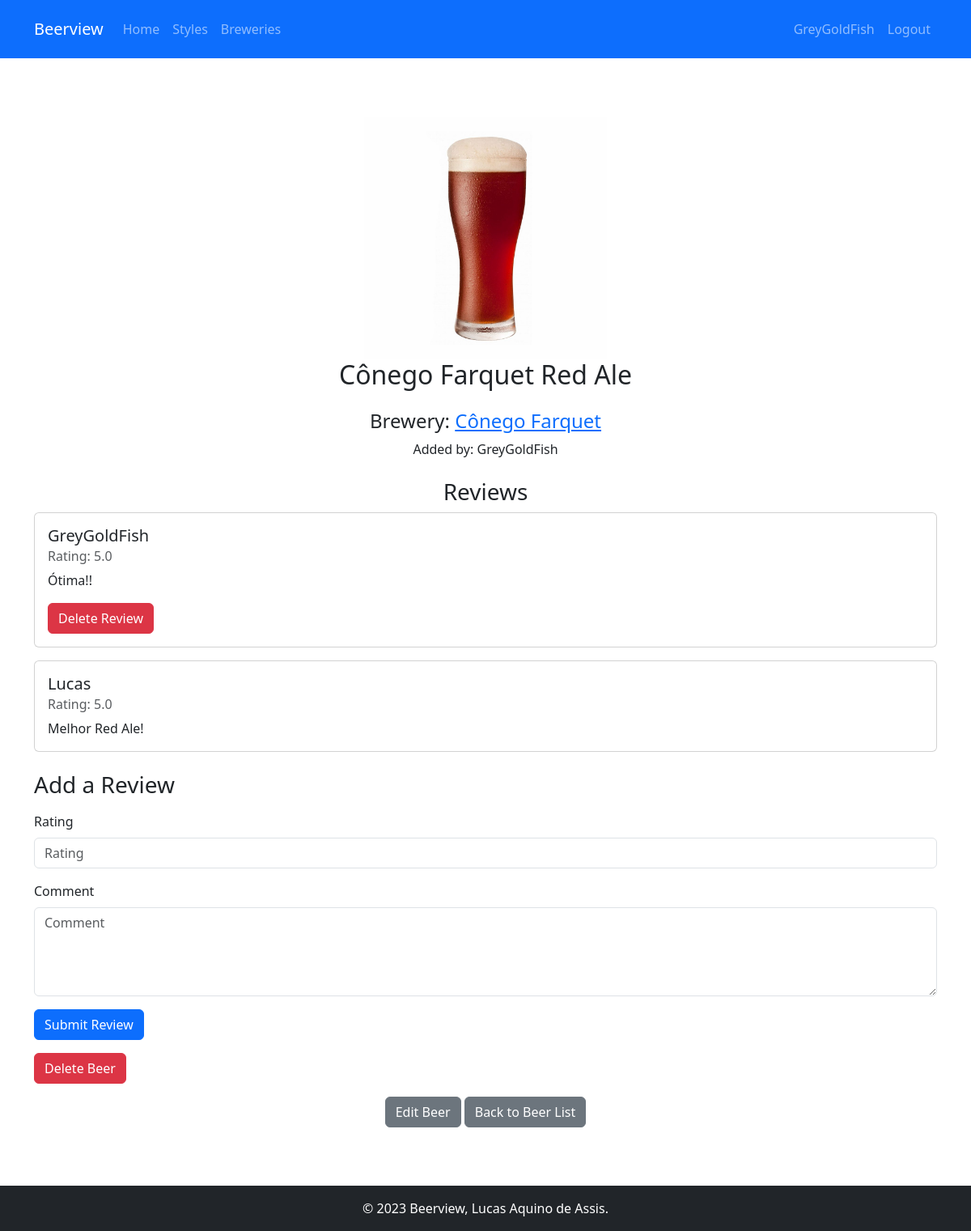
The app's page /beer/1/ (signed in) with its own data.
### beerview/models.py (models this page shows, shortened)
class Beer(models.Model):
    name = models.CharField(max_length=200)
    picture = models.ImageField(upload_to='beers/pictures/')
    brewery = models.ForeignKey(
        Brewery,
        on_delete=models.CASCADE,
        related_name="beers"
    )
    user = models.ForeignKey(
        'auth.User',
        on_delete=models.SET_NULL,
        null=True
    )
    style = models.ForeignKey(
        BeerStyle,
        on_delete=models.SET_NULL,
        null=True,
        related_name="beers"
    )
    abv = models.DecimalField(
        _("ABV"),
        max_digits=3,
        decimal_places=1,
        help_text=_("Alcohol By Volume"),
        validators=[MinValueValidator(Decimal('0.00'))]
    )
    ibu = models.PositiveIntegerField(
        _("IBU"),
        null=True,
        blank=True,
        help_text=_("International Bitterness Units")
    )
    srm = models.PositiveIntegerField(
        _("SRM"),
        null=True,
        blank=True,
        help_text=_("Standard Reference Method - color")
    )
    description = models.TextField(blank=True)

class Brewery(models.Model):
    name = models.CharField(max_length=255)
    picture = models.ImageField(upload_to='breweries/pictures/')
    address = models.OneToOneField(
        Address,
        on_delete=models.CASCADE
    )
    user = models.ForeignKey(
        'auth.User',
        on_delete=models.SET_NULL,
        null=True
    )
    class Meta:
        verbose_name_plural = "breweries"

class Review(models.Model):
    date_created = models.DateTimeField(auto_now_add=True)
    beer = models.ForeignKey(
        Beer,
        on_delete=models.CASCADE,
        related_name="reviews"
    )
    user = models.ForeignKey(
        'auth.User',
        on_delete=models.SET_NULL,
        null=True
    )
    rating = models.DecimalField(
        max_digits=2,
        decimal_places=1,
        validators=[
            MinValueValidator(Decimal('0.00')),
            MaxValueValidator(Decimal('5.00'))
            ]
    )
    comment = models.TextField()

### beerview/views.py (the view)
# urls.py: path('beer/<int:beer_id>/', views.beer_details, name='beer_details'),
def beer_details(request, beer_id):
    beer = get_object_or_404(Beer, pk=beer_id)
    reviews = beer.reviews.all()
    if request.method == "POST":
        form = ReviewForm(request.POST)
        if form.is_valid():
            review = form.save(commit=False)
            review.beer = beer
            review.user = request.user  # Assuming the user is authenticated
            review.save()
            return redirect('beer_details', beer_id=beer.id)
    else:
        form = ReviewForm()
    return render(request, 'beerview/beer_details.html', {'beer': beer, 'reviews': reviews, 'form': form})

### beerview/forms.py (shortened to what this page needs)
class ReviewForm(forms.ModelForm):
    class Meta:
        model = Review
        fields = ['rating', 'comment']
        widgets = {
            'rating': forms.NumberInput(attrs={
                'step': '0.1',
                'min': '0',
                'max': '5',
                'class': 'form-control',  # Bootstrap class
            }),
            'comment': forms.Textarea(attrs={
                'rows': 4,
                'cols': 40,
                'class': 'form-control'  # Bootstrap class
            }),
        }

### beerview/templates/beerview/beer_details.html (shortened to what this page needs)
{% extends 'base_generic.html' %}
{% load django_bootstrap5 %}
{% block content %}
<div class="py-5">
    {% if beer.picture %}
    <div class="text-center">
        <img src="{{ beer.picture.url }}" alt="{{ beer.name }}" style="max-width: 300px; height: auto;">
    </div>
    {% endif %}
    <h2 class="text-center mb-4">{{ beer.name }}</h2>
    <div class="text-center mt-3">
        <h4>Brewery: <a href="{% url 'brewery_details' beer.brewery.id %}">{{ beer.brewery.name }}</a></h4>
        <p>Added by: {{ beer.user.username }}</p>
    </div>
    <h3 class="text-center mt-4">Reviews</h3>
    {% for review in reviews %}
        <div class="card mb-3">
            <div class="card-body">
                <h5 class="card-title">{{ review.user.username }}</h5>
                <h6 class="card-subtitle mb-2 text-muted">Rating: {{ review.rating }}</h6>
                <p class="card-text">{{ review.comment }}</p>
                {% if request.user == review.user or request.user.is_superuser %}
                    <form method="post" action="{% url 'delete_review' review.id %}">
                        {% bootstrap_button button_type="submit" content="Delete Review" button_class="btn-danger" %}
                    </form>
                {% endif %}
            </div>
        </div>
    {% endfor %}
    <div class="mt-4">
        <h3>Add a Review</h3>
        <form method="post" class="mt-3">
            {% bootstrap_form form %}
            {% bootstrap_button button_type="submit" content="Submit Review" %}
        </form>
    </div>
    {% if request.user == beer.user or request.user.is_superuser %}
        <div class="mt-3">
            <form method="post" action="{% url 'delete_beer' beer.id %}">
                {% bootstrap_button button_type="submit" content="Delete Beer" button_class="btn-danger" %}
            </form>
        </div>
    {% endif %}
    {% if request.user == beer.user or request.user.is_superuser %}
        <div class="mt-3 text-center">
            <a href="{% url 'update_beer' beer.id %}" class="btn btn-secondary">Edit Beer</a>
            <a href="{% url 'index' %}" class="btn btn-secondary">Back to Beer List</a>
        </div>
    {% endif %}
</div>
{% endblock %}

### beerview/templates/base_generic.html (shortened to what this page needs)
{% load django_bootstrap5 %}
<!DOCTYPE html>
<html lang="en">
<head>
    {% bootstrap_css %}
</head>
<body>
<header class="bg-primary py-2">
    <nav class="navbar navbar-expand-lg navbar-dark bg-primary">
        <div class="container">
            <a class="navbar-brand" href="{% url 'index' %}">Beerview</a>
            <div class="collapse navbar-collapse" id="navbarNav">
                <ul class="navbar-nav">
                    <li class="nav-item">
                        <a class="nav-link {% if request.path == '/' %}active{% endif %}" href="{% url 'index' %}">Home</a>
                    </li>
                    <li class="nav-item">
                        <a class="nav-link {% if request.path == '/beer_styles/' %}active{% endif %}" href="{% url 'beer_styles' %}">Styles</a>
                    </li>
                    <li class="nav-item">
                        <a class="nav-link {% if request.path == '/breweries/' %}active{% endif %}" href="{% url 'breweries' %}">Breweries</a>
                    </li>
                </ul>
                <ul class="navbar-nav ms-auto">
                    {% if user.is_authenticated %}
                        <li class="nav-item">
                            <a class="nav-link" href="#">{{ user.username|capfirst }}</a>
                        </li>
                        <li class="nav-item">
                            <a class="nav-link" href="{% url 'logout' %}">Logout</a>
                        </li>
                    {% endif %}
                </ul>
            </div>
        </div>
    </nav>
</header>
<main class="container mt-4">
    {% block content %}
    {% endblock %}
</main>
<footer class="bg-dark text-white text-center py-3 mt-4">
    <div class="container">
        &copy; {% now "Y" %} Beerview, Lucas Aquino de Assis.
    </div>
</footer>
</body>
</html>

### records on screen
Beer: picture (picture), name "Cônego Farquet Red Ale", brewery.name "Cônego Farquet", user.username "GreyGoldFish"
Review: user.username "GreyGoldFish", rating "5.0", comment "Ótima!!", bootstrap_button "Delete Review"
Review: user.username "Lucas", rating "5.0", comment "Melhor Red Ale!"

### other values on screen
{{ user.username|capfirst }} "GreyGoldFish"
